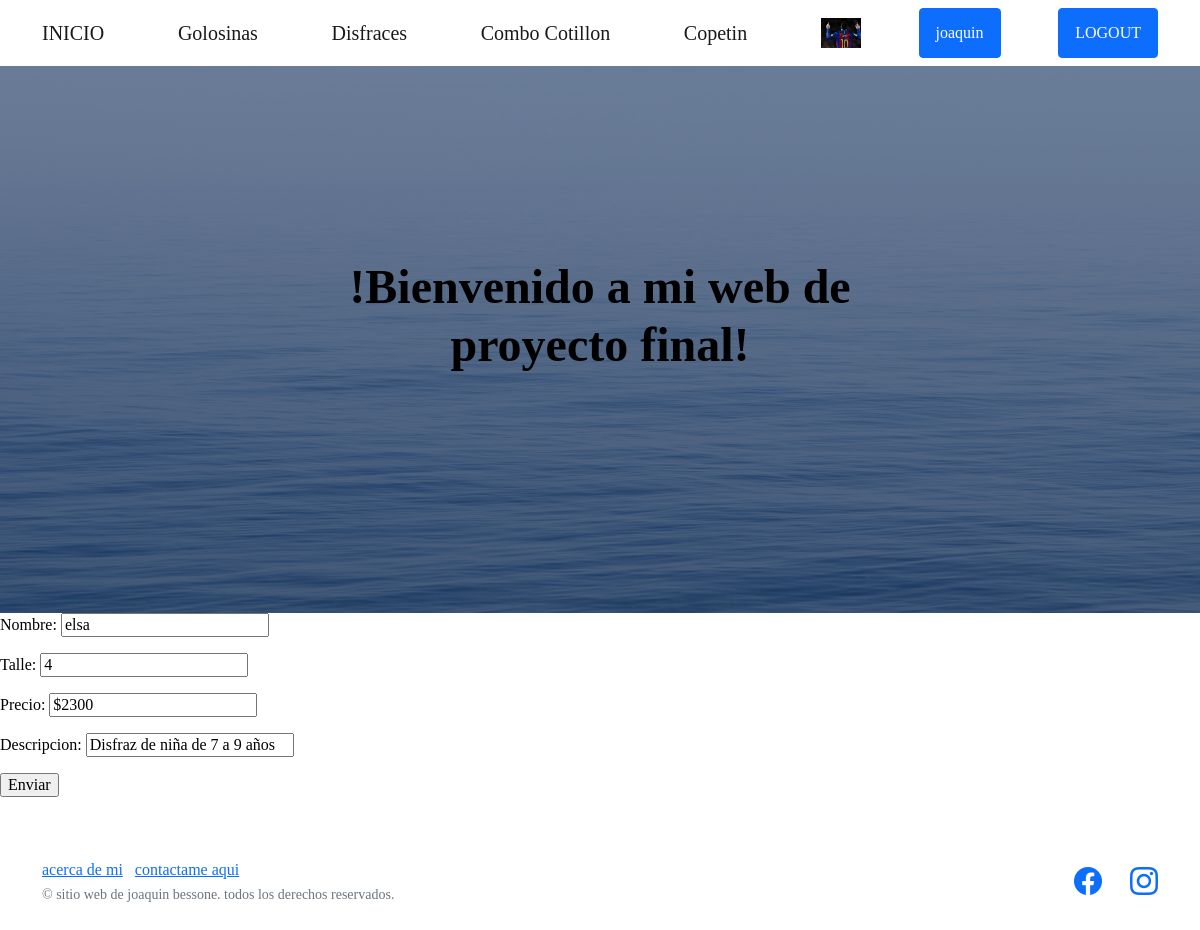
/app-proyecto-final/editardisfraz/2 (signed in), run on the app's committed database.
### App_Proyecto_final/models.py (models this page shows, shortened)
class Disfraz(models.Model):
    user = models.ForeignKey(User,on_delete=models.CASCADE)
    nombre = models.CharField( max_length=50)
    talle = models.CharField( max_length=50)
    imagen = models.ImageField(upload_to='golosinass',blank=True, null=True)
    precio =  models.CharField( max_length=50)
    descripcion = models.CharField( max_length=50)

### App_Proyecto_final/views.py (the view)
# urls.py: path('editardisfraz/<int:id>', editardisfraz, name="editardisfraz" ),
@staff_member_required(login_url='/app-proyecto-final/')
def editardisfraz(request,id):
    disfraz = Disfraz.objects.get(id=id)
    if request.method == 'POST':
        miFormulario = DisfrazFormulario(request.POST)
        if miFormulario.is_valid():
            data = miFormulario.cleaned_data
            disfraz.nombre = data['nombre']
            disfraz.talle = data['talle']
            disfraz.precio = data['precio']
            disfraz.descripcion = data['descripcion']
            disfraz.save()
        try:
            avatar = Avatar.objects.get(user=request.user.id)
            return render(request, 'disfraz.html', {"url":avatar.imagen.url})
        except:
            return render(request, "disfraz.html",)
    else:
        miFormulario= DisfrazFormulario(initial={
            "nombre":disfraz.nombre,
            "talle":disfraz.talle,
            "precio" : disfraz.precio,
            "descripcion": disfraz.descripcion
        })
        try:
            avatar = Avatar.objects.get(user=request.user.id)
            return render(request, 'editardisfraz.html',{"miFormulario": miFormulario, "url":avatar.imagen.url})
        except:
            return render(request,"editardisfraz.html", {"miFormulario":miFormulario, "id":disfraz.id})

### App_Proyecto_final/forms.py
class DisfrazFormulario(forms.Form):
    nombre = forms.CharField( max_length=50)
    talle = forms.IntegerField()
    precio =  forms.CharField( max_length=50)
    descripcion =  forms.CharField( max_length=50)

### App_Proyecto_final/templates/editardisfraz.html
{% extends 'padre.html' %}
{% load static %}
{% block bloqueQueCambia %}
<form action="{% url 'editardisfraz' id %}" method="POST"> {% csrf_token %}
    {{miFormulario.as_p}}
    <input type="submit" value="Enviar">
</form>
{% endblock bloqueQueCambia %}

### App_Proyecto_final/templates/padre.html (shortened to what this page needs)
<!DOCTYPE html>
<html lang="en">
    <head>
        {% load static %}
        <link href="https://cdn.jsdelivr.net/npm/bootstrap-icons@1.5.0/font/bootstrap-icons.css" rel="stylesheet" type="text/css" />
        <link href="{% static 'css/styles.css' %}" rel="stylesheet" />
    </head>
    <body>
        <nav class="navbar navbar-light bg-light static-top">
            <div class="container">
                <div><a class="navbar-brand" href="{% url 'Inicio' %}">INICIO</a>
                </div>
                <a class="navbar-brand" href="{% url 'Golosinas' %}">Golosinas</a>
                <a class="navbar-brand" href="{% url 'Disfraz' %}">Disfraces</a>
                <a class="navbar-brand" href="{% url 'ComboCotillon' %}">Combo Cotillon</a>
                <a class="navbar-brand" href="{% url 'Copetin' %}">Copetin</a>
                {% if user.is_authenticated %}
                {% if url %}
                <img src="{{url}}" height= "30px"alt="avatar"/>
                {% endif %}
                    <a class="btn btn-primary" href="{% url 'editar-perfil' %}">{{user.username}}</a>
                    <a class="btn btn-primary" href="{% url 'logout' %}">LOGOUT</a>
                {% else %}
                    <a class="btn btn-primary" href="{% url 'login' %}">LOGIN</a>
                    <a class="btn btn-primary" href="{% url 'registrar' %}">REGISTRARSE</a>
                {% endif %}
            </div>
        </nav>
        <header class="masthead">
            <div class="container position-relative">
                <div class="row justify-content-center">
                    <div class="col-xl-6">
                        <div class="text-center text-white">
                            <h1 class="mb-5">!Bienvenido a mi web de proyecto final!</h1>
                        </div>
                    </div>
                </div>
            </div>
        </header>
        {% block bloqueQueCambia %}
        {% endblock bloqueQueCambia %}
        <footer class="footer bg-light">
            <div class="container">
                <div class="row">
                    <div class="col-lg-6 h-100 text-center text-lg-start my-auto">
                        <ul class="list-inline mb-2">
                            <li class="list-inline-item"><a href="{% url 'acerca_de_mi' %}">acerca de mi</a></li>
                            <li class="list-inline-item"><a href="mailto:jebessone@gmail.com">contactame aqui</a></li>
                        </ul>
                        <p class="text-muted small mb-4 mb-lg-0">&copy; sitio web de joaquin bessone. todos los derechos reservados.</p>
                    </div>
                    <div class="col-lg-6 h-100 text-center text-lg-end my-auto">
                        <ul class="list-inline mb-0">
                            <li class="list-inline-item me-4">
                                <a href="https://www.facebook.com/joaquin.bessone/"><i class="bi-facebook fs-3"></i></a>
                            </li>
                            <li class="list-inline-item">
                                <a href="https://www.instagram.com/bessonejoaquin/"><i class="bi-instagram fs-3"></i></a>
                            </li>
                        </ul>
                    </div>
                </div>
            </div>
        </footer>
    </body>
</html>

### data on the page
Disfraz: nombre "elsa", talle "4", precio "$2300", descripcion "Disfraz de niña de 7 a 9 años"

### other printed values
{{ user.username }} "joaquin"
